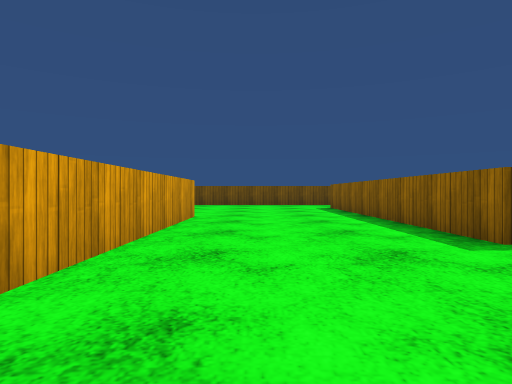
[1] (above)

16 first-person views from a walk through a scene from a Unity 3-D project. The camera is 0.68 m above the floor, looks level and sees 75° across. The floor is counted in squares, 1 m on a side. Each view is taken from the middle of a square. On the plan, view 1 faces up. The plan holds only what a view shows up to about 10 squares ahead; the rest is blank. The place goes on beyond the plan. Surface patterns are stand-ins for the level's own textures.

[2]
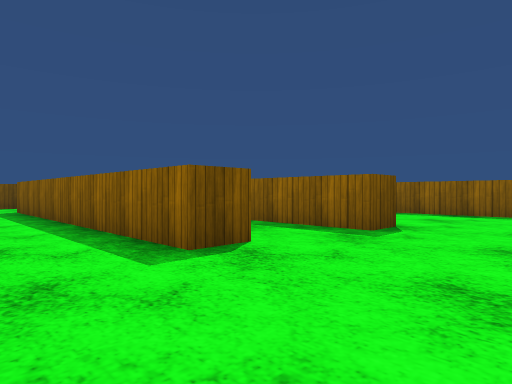

[3]
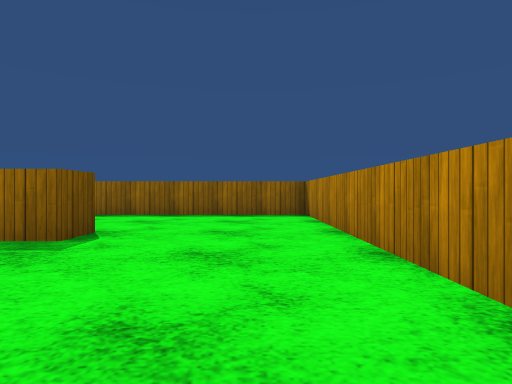

[4]
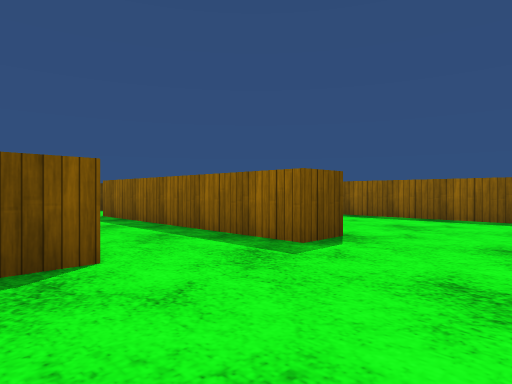

[5]
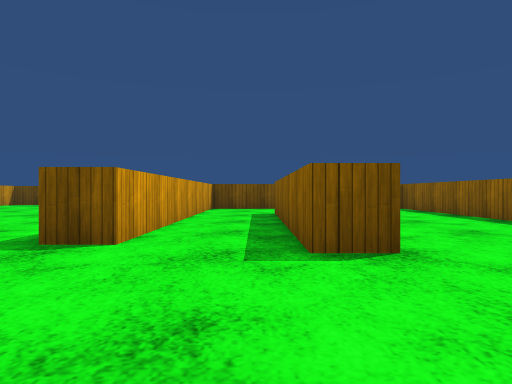

[6]
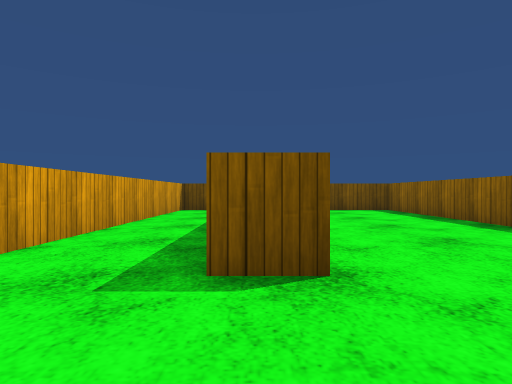

[7]
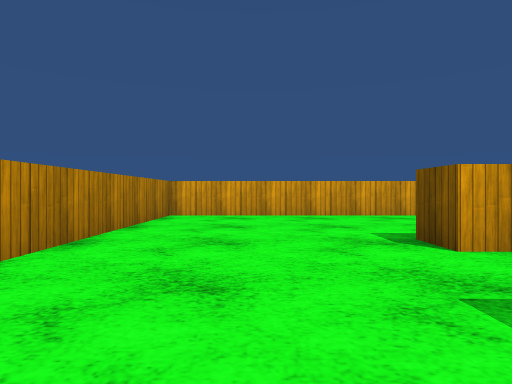

[8]
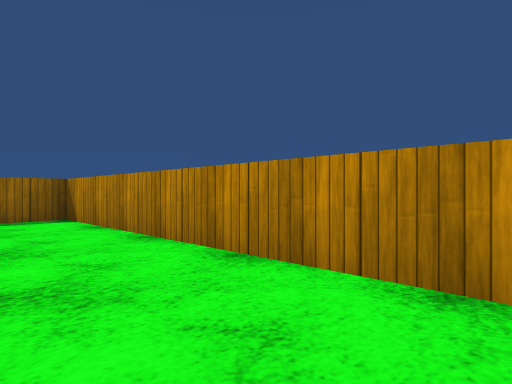

[9]
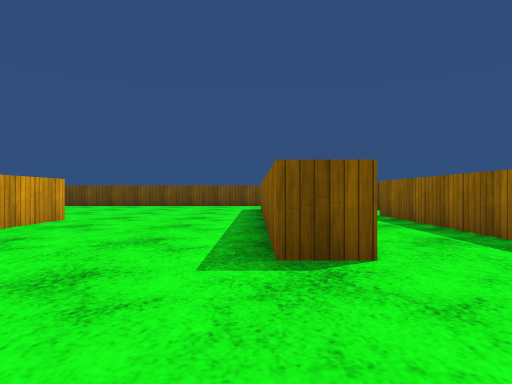

[10]
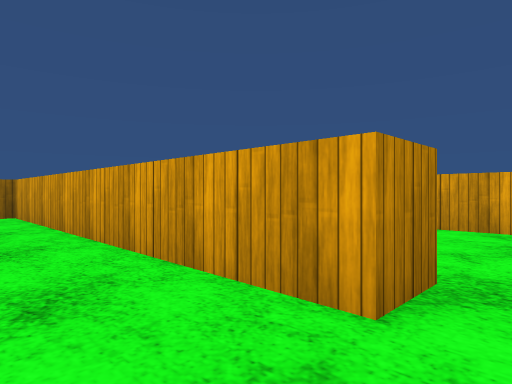

[11]
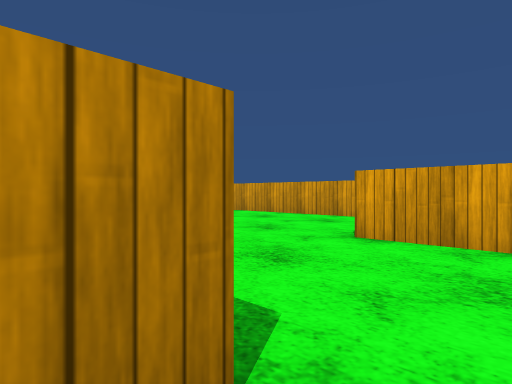

[12]
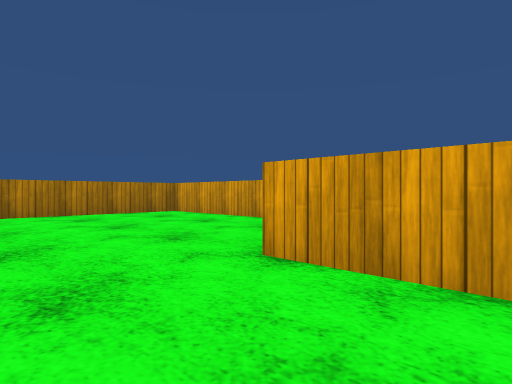

[13]
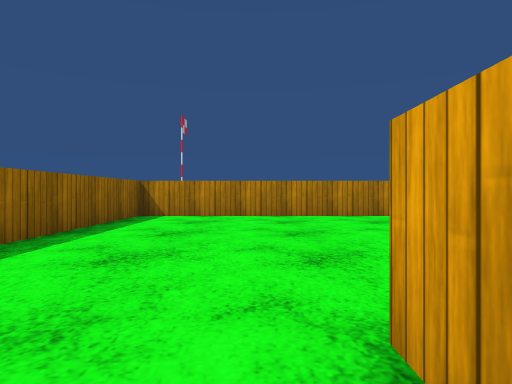

[14]
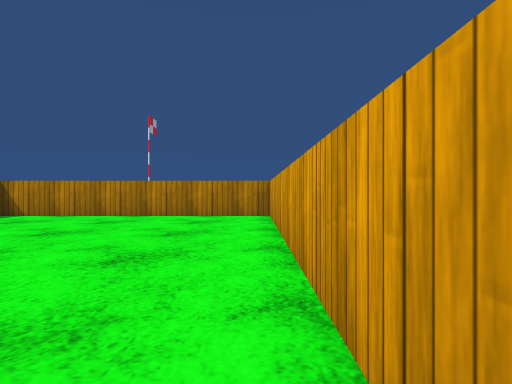

[15]
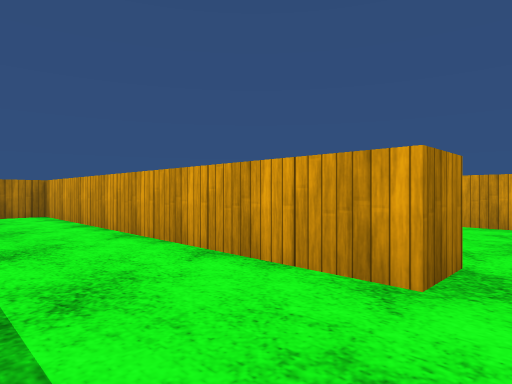

[16]
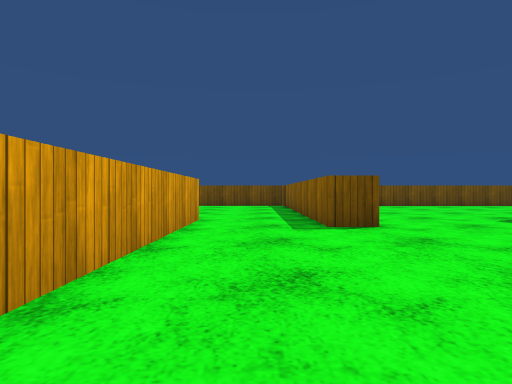

### Floor plan
Points are (right, up) in squares from view 1. A wall is a line through its corners. A room is listed if a view was taken in it or the views show most of it. See-through windows are left out.
Room 1 (views 1, 2, 3, 4, 5, 6, 7, 8, 9, 10)
walls: (7.6, 3.7) (6.6, 3.7) (6.6, 10.5); (4.2, 10.5) (4.2, 4.3) (3.2, 4.3) (3.2, 10.5); (-1.7, 9.2) (-1.7, -0.5) (12, -0.5) (12, 10.5)
ways out: opening at (-2, 10) to room 2
Room 2 (views 11, 12, 13, 14, 15, 16)
walls: (-6.6, 9.8) (-6.6, 7.5) (-7.6, 7.5) (-7.6, 10.5); (-2.8, 9.2) (-1.7, 9.2); (-10.4, 9.2) (-10.4, -0.5) (-2.7, -0.5) (-2.7, 4.8)
ways out: opening at (-2, 10) to room 1; opening at (-11, 10)

Where each view was taken, in squares from view 1:
view 1: 0 up, 0 right, facing up
view 2: 1 up, 1 right, facing up-right
view 3: 1 up, 2 right, facing right
view 4: 1 up, 3 right, facing up-right
view 5: 0 up, 6 right, facing up
view 6: 1 up, 7 right, facing up
view 7: 2 up, 8 right, facing left
view 8: 2 up, 3 right, facing down-right
view 9: 1 up, 3 right, facing up
view 10: 10 up, 0 right, facing down-left
view 11: 10 up, 2 left, facing down-left
view 12: 10 up, 4 left, facing down-left
view 13: 9 up, 6 left, facing down
view 14: 9 up, 10 left, facing down
view 15: 10 up, 8 left, facing down-left
view 16: 1 up, 9 left, facing up
